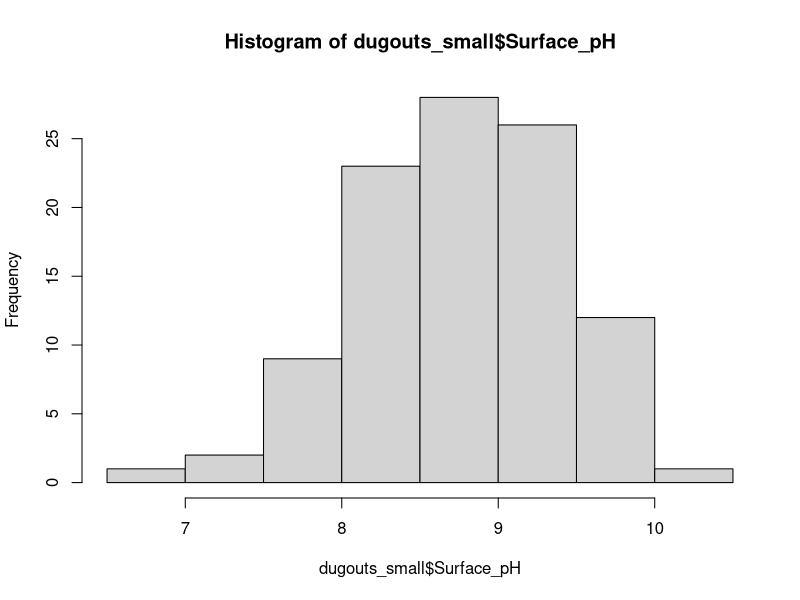

Recreate this plot in R. (Note: this script raises an error after producing the figure.)
# R BASICS ####

# start in the console #
# follow 'Intro to R' page on Data Carpentry #

# PACKAGES and DATA ####

# load the tidyverse (mostly for tidyr, dplyr, and ggplot2)
library(tidyverse)

# load in data from URL--you've probably already done this
#download.file(url = "https://raw.githubusercontent.com/bleds22e/FAST_lab_training/master/data/Dugout_master%202017.csv",
#             destfile = "data/dugout2017.csv")
dugouts <- readr::read_csv("data/dugout2017.csv")

# another way to read in your data is by putting the URL directly into the
# read_csv function. This will read the data into your environment but
# will not download the data into your project
# dugouts <- readr::read_csv("https://raw.githubusercontent.com/bleds22e/FAST_lab_training/master/data/Dugout_master%202017.csv")

# you can use a different package (readxl) to read in Excel files:
# I recommend converting all of your Excel files to csv (Save As and then change
# the file format to csv), but when working with other people's data, you might
# have to read in Excel files
# dugouts <- readxl::read_excel("data/Dugout_master 2017.xlsx")


# DATA EXPLORATION #

summary(dugouts)
colnames(dugouts)
str(dugouts)

# remove rows that are all NA
tail(dugouts)
dugouts <- dugouts[-(103:104),]

# let's select a few columns we do want
dugouts_small <- dugouts[c(1,4, 18:23, 38:57)]

# fix the date
head(dugouts_small) # shows the first 6 rows of the dataframe
unique(dugouts_small$Date) # shows all the unique values in the Date column
dugouts_small[dugouts_small$Date == "24-Jul",] # shows us the row(s) when date is wonky
head(dugouts_small) # note the row number and column number where the wonky date is
dugouts_small[5, 2] <- "24-Jul-17" # reassign date value that includes year
head(dugouts_small) # check that the value changed

# PLOTTING #

# histograms
hist(dugouts_small$Surface_pH)
hist(dugouts_small$DOC.mg.L) # that didn't work! why?

# why is it getting read in as a character?
dugouts_small$DOC.mg.L # note the wonky #N/A value
as.numeric(dugouts_small$DOC.mg.L) # what if we make them numeric instead of characters
dugouts_small$DOC.mg.L <- as.numeric(dugouts_small$DOC.mg.L) # re-assign the column as numeric
hist(dugouts_small$DOC.mg.L) # now it should run!

# scatter plot
plot(dugouts_small$Surface_pH, dugouts_small$DOC.mg.L)
